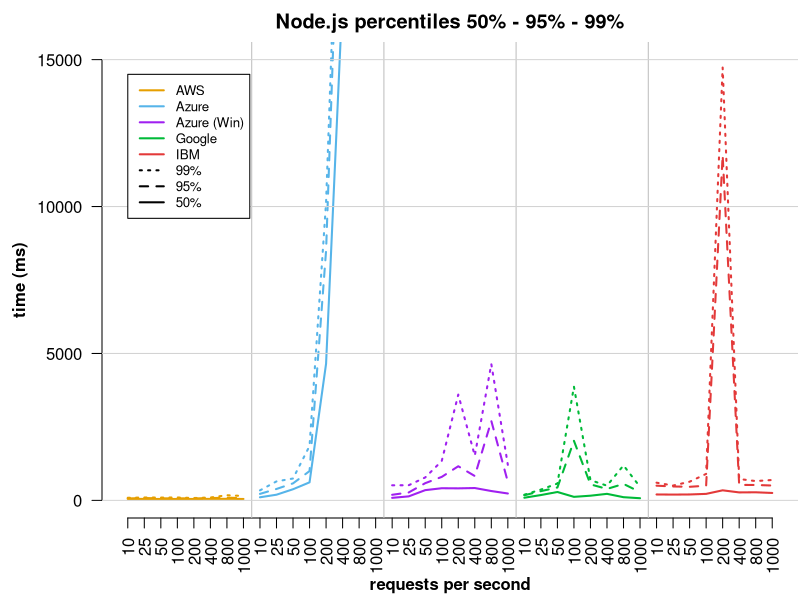

R code for this plot:
x <- read.csv("percentile_latency_node.csv",header=T,sep=",")
x <- t(x)
aws_node_50 <- as.numeric(x[2,1:40])
aws_node_95 <- as.numeric(x[3,1:40])
aws_node_99 <- as.numeric(x[4,1:40])
azure_node_50 <- as.numeric(x[5,1:40])
azure_node_95 <- as.numeric(x[6,1:40])
azure_node_99 <- as.numeric(x[7,1:40])
azure_win_node_50 <- as.numeric(x[8,1:40])
azure_win_node_95 <- as.numeric(x[9,1:40])
azure_win_node_99 <- as.numeric(x[10,1:40])
google_node_50 <- as.numeric(x[11,1:40])
google_node_95 <- as.numeric(x[12,1:40])
google_node_99 <- as.numeric(x[13,1:40])
ibm_node_50 <- as.numeric(x[14,1:40])
ibm_node_95 <- as.numeric(x[15,1:40])
ibm_node_99 <- as.numeric(x[16,1:40])
png(file = "plot_percentile_latency_node.png", width=1500, height=700, units="px", pointsize=24)
par(mar=c(4,5,2,0)+.1)
plot(aws_node_50, type="l", lwd=2, lty=1, col = "#E69F00", xlab = expression(bold("requests per second")), ylab = "", main = "Node.js percentiles 50% - 95% - 99%",ylim=c(0,15000), xaxt="n", las=1, frame=FALSE)
axis(1, at=1:40, labels=c("10", "25", "50", "100", "200", "400", "800", "1000", "10", "25", "50", "100", "200", "400", "800", "1000", "10", "25", "50", "100", "200", "400", "800", "1000", "10", "25", "50", "100", "200", "400", "800", "1000", "10", "25", "50", "100", "200", "400", "800", "1000"), las=2)
lines(aws_node_95,lty=2, type = "l", lwd=2, col = "#E69F00")
lines(aws_node_99,lty=3, type = "l", lwd=2, col = "#E69F00")
lines(azure_node_50,lty=1, type = "l", lwd=2, col = "#56B4E9")
lines(azure_node_95,lty=2, type = "l", lwd=2, col = "#56B4E9")
lines(azure_node_99,lty=3, type = "l", lwd=2, col = "#56B4E9")
lines(azure_win_node_50,lty=1, type = "l", lwd=2, col = "purple")
lines(azure_win_node_95,lty=2, type = "l", lwd=2, col = "purple")
lines(azure_win_node_99,lty=3, type = "l", lwd=2, col = "purple")
lines(google_node_50,lty=1, type = "l", lwd=2, col = "#00BA38")
lines(google_node_95,lty=2, type = "l", lwd=2, col = "#00BA38")
lines(google_node_99,lty=3, type = "l", lwd=2, col = "#00BA38")
lines(ibm_node_50,lty=1, type = "l", lwd=2, col = "#E33939")
lines(ibm_node_95,lty=2, type = "l", lwd=2, col = "#E33939")
lines(ibm_node_99,lty=3, type = "l", lwd=2, col = "#E33939")
abline(v=c(8.5,16.5,24.5,32.5), col="gray")
grid (NULL,NULL,nx=0,col = "lightgray")
legend(1, 14500, legend=c("AWS", "Azure", "Azure (Win)", "Google", "IBM", "99%", "95%", "50%"),
col=c("#E69F00", "#56B4E9", "purple", "#00BA38", "#E33939", "black", "black", "black"), lwd=2,
lty=c(1,1,1,1,1,3,2,1), cex=0.8)
title(ylab = expression(bold("time (ms)")), mgp=c(3.5,1,1))
